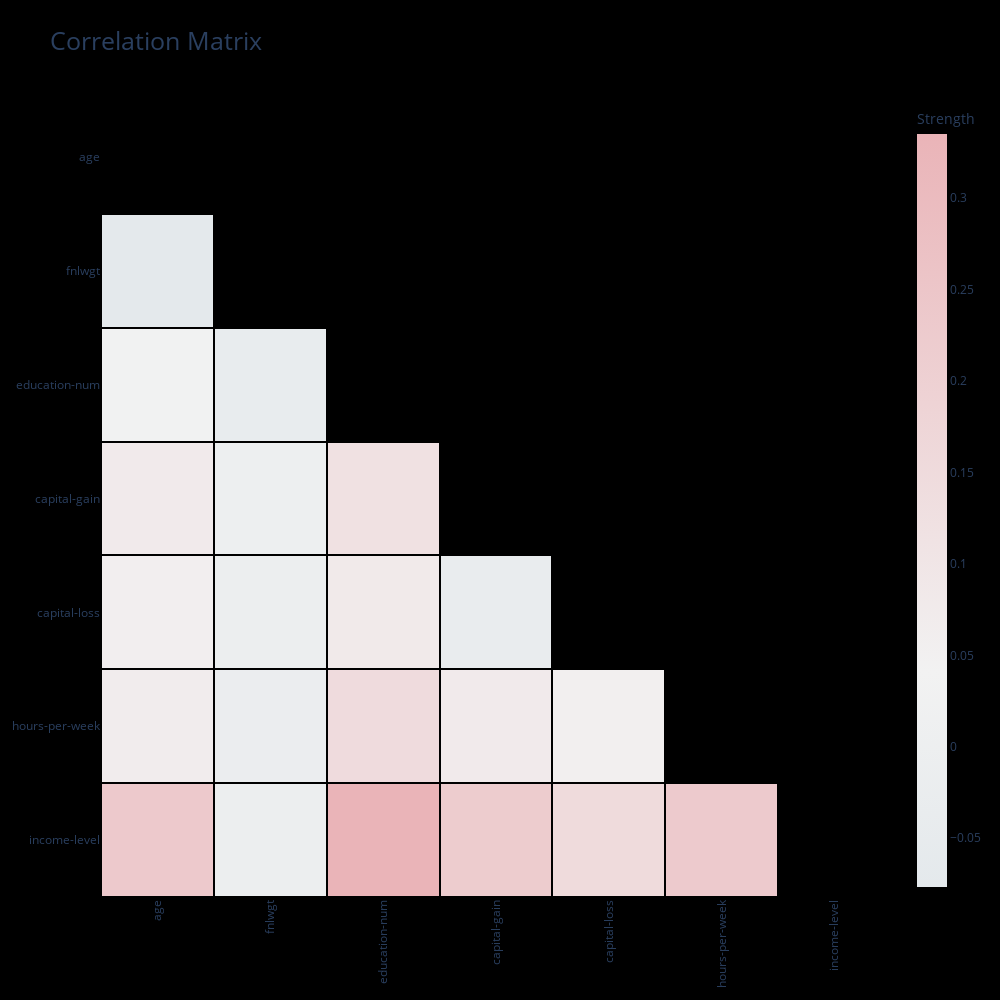

Write notebook code for a chart like this one.
### Code cell
dd.correlation_matrix(df)

### Figure 1 — Plotly figure (JSON) as saved in the notebook; plotly's stock layout.template omitted (floating-point values rounded to 4 significant figures)
{"data": [{"colorbar": {"title": {"text": "Strength"}}, "colorscale": [[0, "rgb(228.43368138611768, 232.95578759074513, 236.2515599093719)"], [0.2857, "rgb(242, 242, 242)"], [1, "rgb(233.62115118272982, 180.33167270489153, 184.3535201371812)"]], "connectgaps": false, "type": "heatmap", "x": ["age", "fnlwgt", "education-num", "capital-gain", "capital-loss", "hours-per-week", "income-level"], "xgap": 2, "y": ["income-level", "hours-per-week", "capital-loss", "capital-gain", "education-num", "fnlwgt", "age"], "ygap": 2, "z": [[0.234, -0.009463, 0.3352, 0.2233, 0.1505, 0.2297, null], [0.06876, -0.01877, 0.1481, 0.07841, 0.05426, null, null], [0.05777, -0.01025, 0.07992, -0.03162, null, null, null], [0.07767, 0.0004319, 0.1226, null, null, null, null], [0.03653, -0.04319, null, null, null, null, null], [-0.07665, null, null, null, null, null, null], [null, null, null, null, null, null, null]]}], "layout": {"autosize": false, "height": 1000, "paper_bgcolor": "rgb(0,0,0,0)", "plot_bgcolor": "rgb(0,0,0,0)", "title": {"font": {"size": 25}, "text": "Correlation Matrix"}, "width": 1000, "xaxis": {"automargin": true, "autorange": true, "range": [-0.5, 6.5], "showgrid": false, "tickangle": -90, "ticks": "", "type": "category"}, "yaxis": {"automargin": true, "autorange": true, "range": [-0.5, 6.5], "showgrid": false, "ticks": "", "type": "category"}}}
